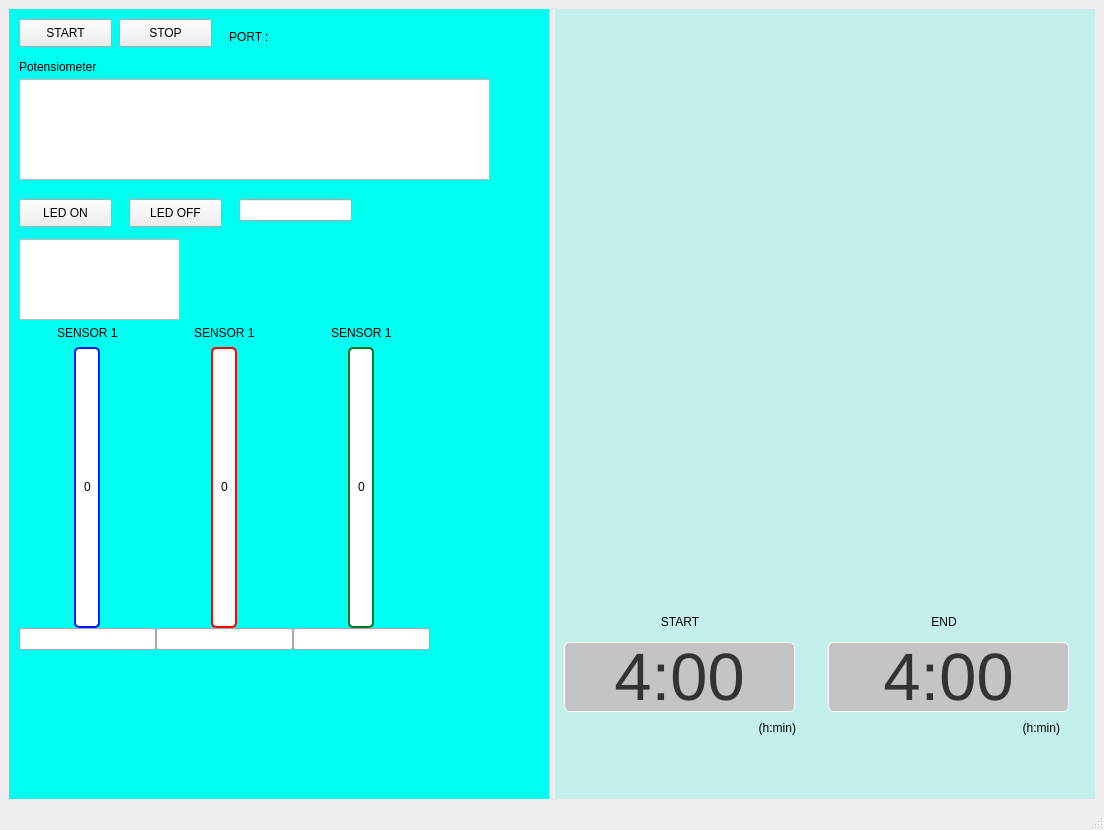
<?xml version="1.0" encoding="UTF-8"?>
<ui version="4.0">
 <class>MainWindow</class>
 <widget class="QMainWindow" name="MainWindow">
  <property name="geometry">
   <rect>
    <x>0</x>
    <y>0</y>
    <width>1104</width>
    <height>830</height>
   </rect>
  </property>
  <property name="windowTitle">
   <string>MainWindow</string>
  </property>
  <property name="styleSheet">
   <string notr="true"/>
  </property>
  <widget class="QWidget" name="centralwidget">
   <property name="styleSheet">
    <string notr="true">
#pbarmenu{
	background-color:#00FFF0;
}

#ufmenu{
	background-color:#C3F0ED;
}

</string>
   </property>
   <layout class="QGridLayout" name="gridLayout_2">
    <item row="0" column="0" rowspan="3">
     <widget class="QWidget" name="pbarmenu" native="true">
      <property name="enabled">
       <bool>true</bool>
      </property>
      <widget class="QTextEdit" name="textEdit_2">
       <property name="geometry">
        <rect>
         <x>10</x>
         <y>230</y>
         <width>161</width>
         <height>81</height>
        </rect>
       </property>
       <property name="maximumSize">
        <size>
         <width>16777215</width>
         <height>16777215</height>
        </size>
       </property>
       <property name="autoFillBackground">
        <bool>false</bool>
       </property>
      </widget>
      <widget class="QLabel" name="label_2">
       <property name="geometry">
        <rect>
         <x>10</x>
         <y>50</y>
         <width>91</width>
         <height>16</height>
        </rect>
       </property>
       <property name="text">
        <string>Potensiometer</string>
       </property>
      </widget>
      <widget class="QPushButton" name="pushButton">
       <property name="geometry">
        <rect>
         <x>10</x>
         <y>10</y>
         <width>93</width>
         <height>28</height>
        </rect>
       </property>
       <property name="text">
        <string>START</string>
       </property>
      </widget>
      <widget class="QPushButton" name="pushButton_2">
       <property name="geometry">
        <rect>
         <x>110</x>
         <y>10</y>
         <width>93</width>
         <height>28</height>
        </rect>
       </property>
       <property name="text">
        <string>STOP</string>
       </property>
      </widget>
      <widget class="QLabel" name="label">
       <property name="geometry">
        <rect>
         <x>220</x>
         <y>20</y>
         <width>111</width>
         <height>16</height>
        </rect>
       </property>
       <property name="text">
        <string>PORT :</string>
       </property>
      </widget>
      <widget class="QTextEdit" name="textEdit">
       <property name="geometry">
        <rect>
         <x>10</x>
         <y>70</y>
         <width>471</width>
         <height>101</height>
        </rect>
       </property>
      </widget>
      <widget class="QPushButton" name="pushButton_3">
       <property name="geometry">
        <rect>
         <x>10</x>
         <y>190</y>
         <width>93</width>
         <height>28</height>
        </rect>
       </property>
       <property name="text">
        <string>LED ON</string>
       </property>
       <property name="checkable">
        <bool>false</bool>
       </property>
      </widget>
      <widget class="QLineEdit" name="ledEdit">
       <property name="geometry">
        <rect>
         <x>230</x>
         <y>190</y>
         <width>113</width>
         <height>22</height>
        </rect>
       </property>
      </widget>
      <widget class="QPushButton" name="pushButton_4">
       <property name="geometry">
        <rect>
         <x>120</x>
         <y>190</y>
         <width>93</width>
         <height>28</height>
        </rect>
       </property>
       <property name="text">
        <string>LED OFF</string>
       </property>
       <property name="checkable">
        <bool>false</bool>
       </property>
      </widget>
      <widget class="QWidget" name="gridLayoutWidget">
       <property name="geometry">
        <rect>
         <x>10</x>
         <y>310</y>
         <width>411</width>
         <height>331</height>
        </rect>
       </property>
       <layout class="QGridLayout" name="gridLayout_3" rowstretch="0" columnstretch="0,0,0">
        <property name="spacing">
         <number>0</number>
        </property>
        <item row="0" column="2">
         <layout class="QVBoxLayout" name="verticalLayout_3" stretch="1,10,1">
          <item alignment="Qt::AlignHCenter">
           <widget class="QLabel" name="s3_label">
            <property name="text">
             <string>SENSOR 1</string>
            </property>
           </widget>
          </item>
          <item alignment="Qt::AlignHCenter">
           <widget class="QProgressBar" name="s3_bar">
            <property name="contextMenuPolicy">
             <enum>Qt::DefaultContextMenu</enum>
            </property>
            <property name="layoutDirection">
             <enum>Qt::LeftToRight</enum>
            </property>
            <property name="autoFillBackground">
             <bool>false</bool>
            </property>
            <property name="styleSheet">
             <string notr="true">QProgressBar {
    text-align: center;
	background: #FFFFFF;
	border: 2px solid #06752C;
	box-sizing: border-box;
	border-radius: 5px;
}
QProgressBar::chunk {
    background: #06752C;
}</string>
            </property>
            <property name="minimum">
             <number>0</number>
            </property>
            <property name="maximum">
             <number>1023</number>
            </property>
            <property name="value">
             <number>0</number>
            </property>
            <property name="alignment">
             <set>Qt::AlignCenter</set>
            </property>
            <property name="textVisible">
             <bool>true</bool>
            </property>
            <property name="orientation">
             <enum>Qt::Vertical</enum>
            </property>
            <property name="invertedAppearance">
             <bool>false</bool>
            </property>
            <property name="textDirection">
             <enum>QProgressBar::BottomToTop</enum>
            </property>
            <property name="format">
             <string>%v</string>
            </property>
           </widget>
          </item>
          <item>
           <widget class="QLineEdit" name="s3_edit">
            <property name="mouseTracking">
             <bool>true</bool>
            </property>
           </widget>
          </item>
         </layout>
        </item>
        <item row="0" column="1">
         <layout class="QVBoxLayout" name="verticalLayout_2" stretch="1,10,1">
          <item alignment="Qt::AlignHCenter">
           <widget class="QLabel" name="s2_label">
            <property name="text">
             <string>SENSOR 1</string>
            </property>
           </widget>
          </item>
          <item alignment="Qt::AlignHCenter">
           <widget class="QProgressBar" name="s2_bar">
            <property name="contextMenuPolicy">
             <enum>Qt::DefaultContextMenu</enum>
            </property>
            <property name="layoutDirection">
             <enum>Qt::LeftToRight</enum>
            </property>
            <property name="autoFillBackground">
             <bool>false</bool>
            </property>
            <property name="styleSheet">
             <string notr="true">QProgressBar {
    text-align: center;
	background: #FFFFFF;
	border: 2px solid #FF0000;;
	box-sizing: border-box;
	border-radius: 5px;
}
QProgressBar::chunk {
    background: #FF0000;;
}</string>
            </property>
            <property name="minimum">
             <number>0</number>
            </property>
            <property name="maximum">
             <number>1023</number>
            </property>
            <property name="value">
             <number>0</number>
            </property>
            <property name="alignment">
             <set>Qt::AlignCenter</set>
            </property>
            <property name="textVisible">
             <bool>true</bool>
            </property>
            <property name="orientation">
             <enum>Qt::Vertical</enum>
            </property>
            <property name="invertedAppearance">
             <bool>false</bool>
            </property>
            <property name="textDirection">
             <enum>QProgressBar::BottomToTop</enum>
            </property>
            <property name="format">
             <string>%v</string>
            </property>
           </widget>
          </item>
          <item>
           <widget class="QLineEdit" name="s2_edit">
            <property name="autoFillBackground">
             <bool>false</bool>
            </property>
           </widget>
          </item>
         </layout>
        </item>
        <item row="0" column="0">
         <layout class="QVBoxLayout" name="verticalLayout_1" stretch="1,10,1">
          <item alignment="Qt::AlignHCenter">
           <widget class="QLabel" name="s1_label">
            <property name="text">
             <string>SENSOR 1</string>
            </property>
           </widget>
          </item>
          <item alignment="Qt::AlignHCenter">
           <widget class="QProgressBar" name="s1_bar">
            <property name="contextMenuPolicy">
             <enum>Qt::DefaultContextMenu</enum>
            </property>
            <property name="layoutDirection">
             <enum>Qt::LeftToRight</enum>
            </property>
            <property name="autoFillBackground">
             <bool>false</bool>
            </property>
            <property name="styleSheet">
             <string notr="true">QProgressBar {
    text-align: center;
	background: #FFFFFF;
	border: 2px solid #001AFF;
	box-sizing: border-box;
	border-radius: 5px;
}
QProgressBar::chunk {
    background: #001AFF;
}</string>
            </property>
            <property name="minimum">
             <number>0</number>
            </property>
            <property name="maximum">
             <number>1023</number>
            </property>
            <property name="value">
             <number>0</number>
            </property>
            <property name="alignment">
             <set>Qt::AlignCenter</set>
            </property>
            <property name="textVisible">
             <bool>true</bool>
            </property>
            <property name="orientation">
             <enum>Qt::Vertical</enum>
            </property>
            <property name="invertedAppearance">
             <bool>false</bool>
            </property>
            <property name="textDirection">
             <enum>QProgressBar::BottomToTop</enum>
            </property>
            <property name="format">
             <string>%v</string>
            </property>
           </widget>
          </item>
          <item>
           <widget class="QLineEdit" name="s1_edit"/>
          </item>
         </layout>
        </item>
       </layout>
      </widget>
     </widget>
    </item>
    <item row="0" column="2" rowspan="3">
     <widget class="QWidget" name="ufmenu" native="true">
      <property name="styleSheet">
       <string notr="true">font: 20pt &quot;Roboto&quot;;</string>
      </property>
      <layout class="QGridLayout" name="gridLayout">
       <item row="4" column="0">
        <widget class="QWidget" name="start" native="true">
         <property name="styleSheet">
          <string notr="true"/>
         </property>
         <widget class="QLabel" name="label_4">
          <property name="geometry">
           <rect>
            <x>0</x>
            <y>110</y>
            <width>232</width>
            <height>32</height>
           </rect>
          </property>
          <property name="styleSheet">
           <string notr="true">font: 14pt &quot;Roboto&quot;;
background-color: rgb(195, 240, 237);</string>
          </property>
          <property name="text">
           <string>(h:min)</string>
          </property>
          <property name="alignment">
           <set>Qt::AlignRight|Qt::AlignTrailing|Qt::AlignVCenter</set>
          </property>
         </widget>
         <widget class="QLabel" name="label_11">
          <property name="geometry">
           <rect>
            <x>0</x>
            <y>0</y>
            <width>232</width>
            <height>40</height>
           </rect>
          </property>
          <property name="styleSheet">
           <string notr="true">
background-color: rgb(195, 240, 237);</string>
          </property>
          <property name="text">
           <string>START</string>
          </property>
          <property name="alignment">
           <set>Qt::AlignCenter</set>
          </property>
         </widget>
         <widget class="QPushButton" name="button_end_2">
          <property name="geometry">
           <rect>
            <x>0</x>
            <y>40</y>
            <width>231</width>
            <height>70</height>
           </rect>
          </property>
          <property name="styleSheet">
           <string notr="true">font: 50pt;
color: #333;
background: #C4C4C4;
border: 1px solid #FFFFFF;
box-sizing: border-box;
box-shadow: 0px 4px 4px rgba(0, 0, 0, 0.25);
border-radius: 5px;</string>
          </property>
          <property name="text">
           <string>4:00</string>
          </property>
         </widget>
        </widget>
       </item>
       <item row="2" column="1">
        <widget class="QWidget" name="ufobj" native="true">
         <property name="styleSheet">
          <string notr="true"/>
         </property>
        </widget>
       </item>
       <item row="2" column="0">
        <widget class="QWidget" name="uftime" native="true">
         <property name="styleSheet">
          <string notr="true"/>
         </property>
        </widget>
       </item>
       <item row="3" column="0">
        <widget class="QWidget" name="ufrate" native="true">
         <property name="styleSheet">
          <string notr="true"/>
         </property>
        </widget>
       </item>
       <item row="3" column="1">
        <widget class="QWidget" name="ufrmv" native="true">
         <property name="styleSheet">
          <string notr="true"/>
         </property>
        </widget>
       </item>
       <item row="4" column="1">
        <widget class="QWidget" name="end" native="true">
         <property name="styleSheet">
          <string notr="true"/>
         </property>
         <widget class="QLabel" name="label_10">
          <property name="geometry">
           <rect>
            <x>0</x>
            <y>0</y>
            <width>232</width>
            <height>40</height>
           </rect>
          </property>
          <property name="styleSheet">
           <string notr="true">
background-color: rgb(195, 240, 237);</string>
          </property>
          <property name="text">
           <string>END</string>
          </property>
          <property name="alignment">
           <set>Qt::AlignCenter</set>
          </property>
         </widget>
         <widget class="QLabel" name="label_3">
          <property name="geometry">
           <rect>
            <x>0</x>
            <y>110</y>
            <width>232</width>
            <height>32</height>
           </rect>
          </property>
          <property name="styleSheet">
           <string notr="true">font: 14pt &quot;Roboto&quot;;
background-color: rgb(195, 240, 237);</string>
          </property>
          <property name="text">
           <string>(h:min)</string>
          </property>
          <property name="alignment">
           <set>Qt::AlignRight|Qt::AlignTrailing|Qt::AlignVCenter</set>
          </property>
         </widget>
         <widget class="QPushButton" name="button_end">
          <property name="geometry">
           <rect>
            <x>0</x>
            <y>40</y>
            <width>241</width>
            <height>70</height>
           </rect>
          </property>
          <property name="styleSheet">
           <string notr="true">font: 50pt;
color: #333;
background: #C4C4C4;
border: 1px solid #FFFFFF;
box-sizing: border-box;
box-shadow: 0px 4px 4px rgba(0, 0, 0, 0.25);
border-radius: 5px;</string>
          </property>
          <property name="text">
           <string>4:00</string>
          </property>
         </widget>
        </widget>
       </item>
       <item row="1" column="0" colspan="2">
        <widget class="QWidget" name="errormsg" native="true">
         <property name="enabled">
          <bool>true</bool>
         </property>
        </widget>
       </item>
      </layout>
     </widget>
    </item>
   </layout>
  </widget>
  <widget class="QStatusBar" name="statusbar"/>
 </widget>
 <resources/>
 <connections/>
</ui>
